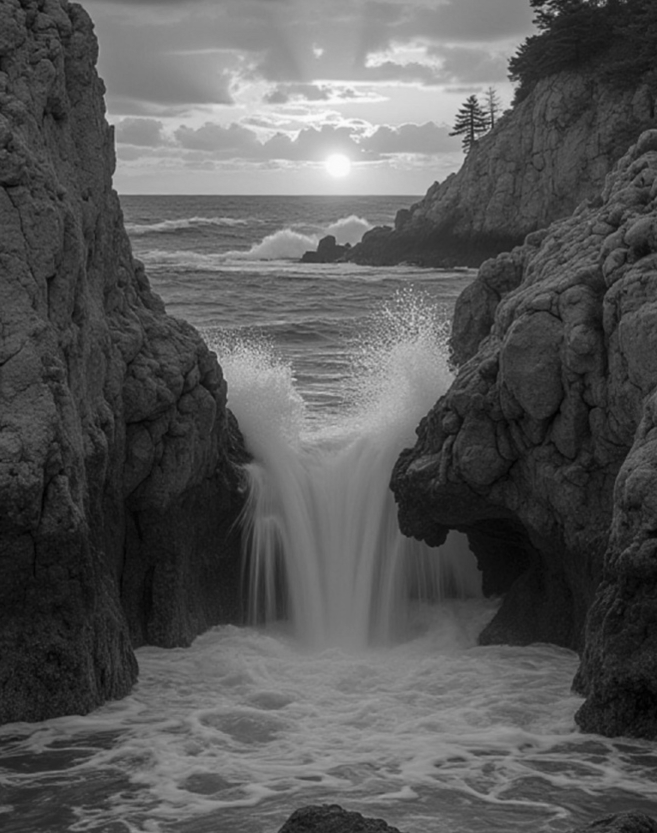
#> input picture Task3/b8gray.bmp, 1314 x 1666 px (shown at 1/2 size); the run also reads 1 picture not shown here
$ python make_report_figures.py
#> lines starting #> are read from the running program, lines starting #| are printed output that depends on the picture
"""Generate clean publication-style figures for the Task 3 LZW experiment."""

from pathlib import Path

import matplotlib

matplotlib.use("Agg")
import matplotlib.pyplot as plt
import matplotlib.ticker as ticker
import numpy as np
from matplotlib.patches import Rectangle
from PIL import Image


ROOT = Path(__file__).resolve().parent
FIG = ROOT / "figures"
FIG.mkdir(exist_ok=True)

# Muted academic palette.
C_BLUE = "#2F6690"
C_GREEN = "#3A7D63"
C_RED = "#B24C3E"
C_DARK = "#222222"
C_GRID = "#D9DDE2"


plt.rcParams.update(
    {
        "font.family": "serif",
        "font.serif": ["Times New Roman", "Times", "DejaVu Serif"],
        "mathtext.fontset": "cm",
        "font.size": 8.5,
        "axes.labelsize": 9,
        "axes.titlesize": 9,
        "axes.linewidth": 0.55,
        "axes.edgecolor": C_DARK,
        "axes.labelcolor": C_DARK,
        "xtick.color": C_DARK,
        "ytick.color": C_DARK,
        "xtick.direction": "in",
        "ytick.direction": "in",
        "xtick.major.size": 3,
        "ytick.major.size": 3,
        "xtick.major.width": 0.55,
        "ytick.major.width": 0.55,
        "legend.frameon": False,
        "figure.facecolor": "white",
        "savefig.facecolor": "white",
        "savefig.dpi": 300,
        "savefig.bbox": "tight",
        "savefig.pad_inches": 0.04,
    }
)


def load_gray(name: str) -> np.ndarray:
#> called with name = 'b8gray.bmp'
    return np.asarray(Image.open(ROOT / name).convert("L"))
#> returned value is the input picture: shape (1666, 1314); min 0, max 253, mean 87.8


def panel_label(ax, label: str, dark: bool = True) -> None:
    face = "black" if dark else "white"
    text = "white" if dark else C_DARK
    ax.text(
        0.02,
        0.98,
        label,
        transform=ax.transAxes,
        ha="left",
        va="top",
        fontsize=9,
        fontweight="bold",
        color=text,
        bbox=dict(boxstyle="square,pad=0.18", facecolor=face, edgecolor="none", alpha=0.66),
    )


def clean_image_axis(ax) -> None:
    ax.set_xticks([])
    ax.set_yticks([])
    for spine in ax.spines.values():
        spine.set_linewidth(0.45)
        spine.set_color(C_DARK)


def choose_crop(img: np.ndarray, size: int = 260) -> tuple[int, int, int]:
#> called with size = 260
    h, w = img.shape
#> h = 1666; w = 1314
    y = min(max(h // 4, 0), max(h - size, 0))
#> y = 416
    x = min(max(w // 4, 0), max(w - size, 0))
#> x = 328
    return y, x, min(size, h, w)


def image_panel() -> None:
    """Source and decoded image with one unobtrusive zoom inset."""
    src = load_gray("b8gray.bmp")
    dec = load_gray("Id.bmp")
    zy, zx, zs = choose_crop(src)
#> zy = 416; zx = 328; zs = 260

    fig, axes = plt.subplots(1, 2, figsize=(7.1, 3.35), constrained_layout=True)
    for ax, img, label, title in zip(
        axes,
        [src, dec],
        ["(a)", "(b)"],
        [r"$I_s$", r"$I_d$"],
    ):
        ax.imshow(img, cmap="gray", vmin=0, vmax=255, interpolation="nearest")
        ax.set_title(title, pad=3)
        clean_image_axis(ax)
        panel_label(ax, label)

        ax.add_patch(Rectangle((zx, zy), zs, zs, fill=False, edgecolor=C_RED, linewidth=0.85))
        inset = ax.inset_axes([0.62, 0.04, 0.34, 0.34])
        inset.imshow(img[zy : zy + zs, zx : zx + zs], cmap="gray", vmin=0, vmax=255, interpolation="nearest")
        clean_image_axis(inset)
        for spine in inset.spines.values():
            spine.set_color(C_RED)
            spine.set_linewidth(0.85)
#> this loop made 2 passes
#> (label, title, face in panel_label, text in panel_label) on passes 1 to 2: ('(a)', '$I_s$', 'black', 'white'), ('(b)', '$I_d$', 'black', 'white')

    fig.savefig(FIG / "fig_input_decoded.png")
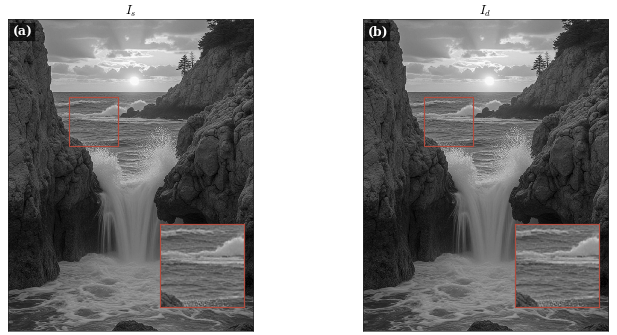
#> figure drawn by matplotlib, 2 panels
    plt.close(fig)


def histogram_panel() -> None:
    """Normalized source-image histogram with necessary ticks only."""
    img = load_gray("b8gray.bmp")
    hist = np.bincount(img.ravel(), minlength=256).astype(float)
#> hist = 256 values, max 20141 at index 25, min 0 at index 254, mean 8551.3
    prob = hist / hist.sum()
#> prob = 256 values, max 0.0092 at index 25, min 0 at index 254, mean 0.00391
    x = np.arange(256)

    fig, ax = plt.subplots(figsize=(5.2, 2.75), constrained_layout=True)
    ax.bar(x, prob, width=1.0, color=C_BLUE, alpha=0.82, linewidth=0)
    ax.plot(x, prob, color=C_BLUE, linewidth=0.6)

    ax.set_xlim(0, 255)
    ax.set_ylim(0, prob.max() * 1.10)
    ax.set_xlabel("Gray level")
    ax.set_ylabel("Probability")
    ax.xaxis.set_major_locator(ticker.FixedLocator([0, 64, 128, 192, 255]))
    ax.yaxis.set_major_locator(ticker.MaxNLocator(4))
    ax.yaxis.set_major_formatter(ticker.FormatStrFormatter("%.3f"))
    ax.grid(axis="y", color=C_GRID, linewidth=0.45, alpha=0.75)
    ax.spines["top"].set_visible(False)
    ax.spines["right"].set_visible(False)

    fig.savefig(FIG / "fig_histogram_source.png")
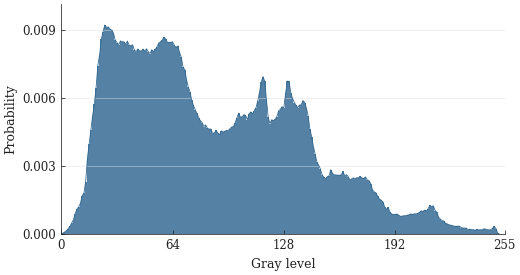
#> figure drawn by matplotlib, 1 panel; tallest bar 0.0092 high, from x = 24.5 to 25.5; curve peaks at x = 25, y = 0.0092
    plt.close(fig)


def metrics_panel() -> None:
    """Compact comparison of LZW bpp and source entropy."""
    labels = [r"$\mathrm{bpp}_{code}$", r"$\mathrm{bpp}_{file}$", r"$H(I_s)$"]
    values = np.array([5.596430, 5.600275, 7.528544])
    colors = [C_BLUE, C_GREEN, C_RED]
#> colors = ['#2F6690', '#3A7D63', '#B24C3E']
    y = np.arange(len(labels))[::-1]

    fig, ax = plt.subplots(figsize=(5.2, 2.25), constrained_layout=True)
    bars = ax.barh(y, values, height=0.46, color=colors, edgecolor="none")

    for bar, value in zip(bars, values):
        ax.text(
            value + 0.09,
            bar.get_y() + bar.get_height() / 2,
            f"{value:.3f}",
            va="center",
            ha="left",
            fontsize=8.2,
            color=C_DARK,
        )
#> this loop made 3 passes
#> value on passes 1 to 3: 5.6, 5.6, 7.53

    ax.set_xlim(0, 8.4)
    ax.set_yticks(y)
    ax.set_yticklabels(labels)
    ax.set_xlabel("bits / pixel")
    ax.xaxis.set_major_locator(ticker.MultipleLocator(2))
    ax.grid(axis="x", color=C_GRID, linewidth=0.45, alpha=0.75)
    ax.tick_params(axis="y", length=0)
    ax.spines["top"].set_visible(False)
    ax.spines["right"].set_visible(False)
    ax.spines["left"].set_visible(False)

    fig.savefig(FIG / "fig_metrics.png")
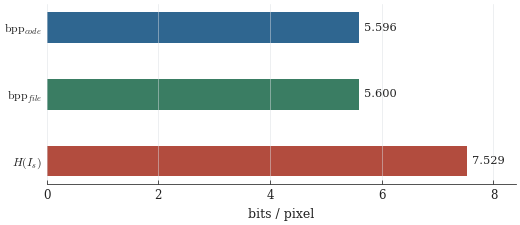
#> figure drawn by matplotlib, 1 panel
    plt.close(fig)


def difference_panel() -> None:
    """Crop comparison plus residual histogram.

    A pure difference image is uninformative for a lossless result because it is
    entirely black. The third panel instead shows the residual distribution:
    all samples should concentrate at zero.
    """
    src = load_gray("b8gray.bmp")
    dec = load_gray("Id.bmp")
    diff = np.abs(src.astype(np.int16) - dec.astype(np.int16))
#> diff: shape (1666, 1314) int16; every value is 0
    zy, zx, zs = choose_crop(src)
#> zy = 416; zx = 328; zs = 260

    src_crop = src[zy : zy + zs, zx : zx + zs]
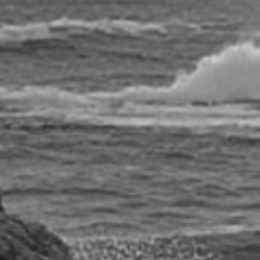
#> src_crop: shape (260, 260); min 30, max 204, mean 111.9
    dec_crop = dec[zy : zy + zs, zx : zx + zs]

    total = diff.size
#> total = 2189124
    nonzero = int(np.count_nonzero(diff))
#> nonzero = 0
    max_delta = int(diff.max())
#> max_delta = 0
    mse = float(np.mean(diff.astype(np.float64) ** 2))
#> mse = 0

    fig, axes = plt.subplots(
        1,
        3,
        figsize=(7.2, 2.45),
        gridspec_kw={"width_ratios": [1.0, 1.0, 1.08]},
        constrained_layout=True,
    )

    for ax, crop, title, label in [
        (axes[0], src_crop, r"$I_s$ crop", "(a)"),
        (axes[1], dec_crop, r"$I_d$ crop", "(b)"),
    ]:
        ax.imshow(crop, cmap="gray", vmin=0, vmax=255, interpolation="nearest")
        ax.set_title(title, pad=3)
        clean_image_axis(ax)
        panel_label(ax, label)
#> this loop made 2 passes

    ax = axes[2]
    bins = np.arange(-0.5, 256.5, 1.0)
    counts, _, _ = ax.hist(diff.ravel(), bins=bins, color=C_BLUE, alpha=0.82, linewidth=0)
#> counts = 256 values, max 2189124 at index 0, min 0 at index 1, mean 8551.3
    ax.set_yscale("log")
    ax.set_xlim(-1, 8)
    ax.set_ylim(0.8, max(total * 1.7, 10))
    ax.set_title("Residual distribution", pad=3)
    ax.set_xlabel(r"$|I_s-I_d|$")
    ax.set_ylabel("Pixels")
    ax.xaxis.set_major_locator(ticker.FixedLocator([0, 2, 4, 6, 8]))
    ax.yaxis.set_major_locator(ticker.LogLocator(base=10, numticks=4))
    ax.grid(axis="y", color=C_GRID, linewidth=0.45, alpha=0.75)
    ax.spines["top"].set_visible(False)
    ax.spines["right"].set_visible(False)
    panel_label(ax, "(c)", dark=False)

    ax.text(
        0.97,
        0.92,
        "\n".join(
            [
                rf"$\max\Delta={max_delta}$",
                rf"$N_{{\Delta>0}}={nonzero}$",
                rf"$\mathrm{{MSE}}={mse:.0f}$",
            ]
        ),
        transform=ax.transAxes,
        ha="right",
        va="top",
        fontsize=8,
        color=C_DARK,
        bbox=dict(boxstyle="round,pad=0.28", facecolor="white", edgecolor=C_GRID, linewidth=0.6),
    )

    if counts[0] > 0:
        ax.annotate(
            "all pixels",
            xy=(0, counts[0]),
            xytext=(2.2, total * 0.72),
            ha="left",
            va="center",
            fontsize=8,
            arrowprops=dict(arrowstyle="-", color=C_DARK, linewidth=0.55),
        )

    fig.savefig(FIG / "fig_difference.png")
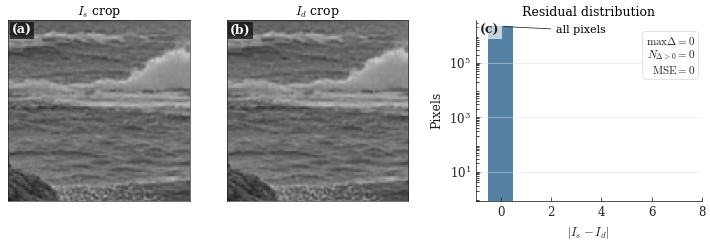
#> figure drawn by matplotlib, 3 panels; panel 3: tallest bar 2189124 high, from x = -0.5 to 0.5
    plt.close(fig)


if __name__ == "__main__":
    image_panel()
    histogram_panel()
    metrics_panel()
    difference_panel()
    print(f"Figures saved to: {FIG}")
